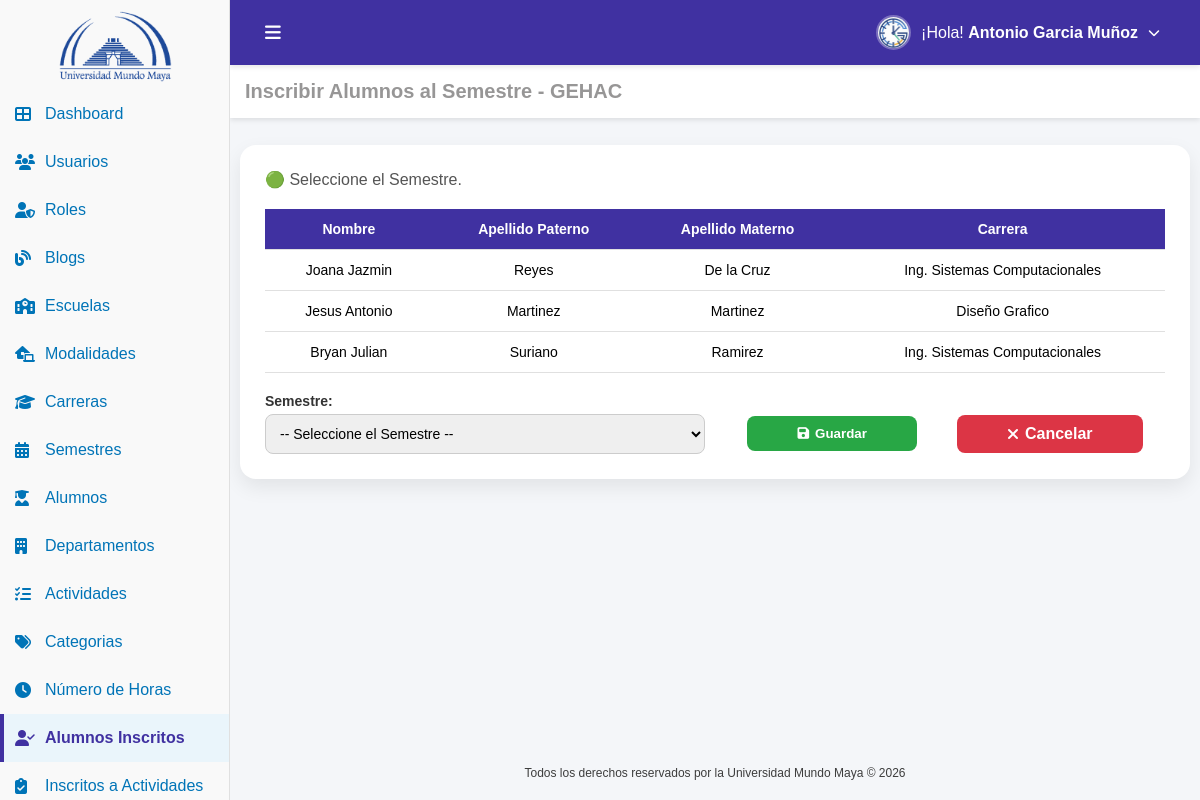
The page /alumnos_inscritos_crear.php (signed in) on the database its author committed.
### tables this page shows
CREATE TABLE IF NOT EXISTS `usuario` (
  `id_usuario` int NOT NULL AUTO_INCREMENT,
  `nombre` varchar(100) NOT NULL,
  `nombre_s` varchar(100) DEFAULT NULL,
  `apellido_p` varchar(100) DEFAULT NULL,
  `apellido_m` varchar(100) DEFAULT NULL,
  `matricula` varchar(100) DEFAULT NULL,
  `estado` tinyint(1) NOT NULL DEFAULT '1',
  `correo` varchar(100) NOT NULL,
  `password` varchar(100) NOT NULL,
  `id_carrera` int DEFAULT NULL,
  `id_modalidad` int DEFAULT NULL,
  `id_rol` int DEFAULT NULL,
  `fecha_registro` datetime DEFAULT CURRENT_TIMESTAMP,
  PRIMARY KEY (`id_usuario`) USING BTREE,
  UNIQUE KEY `correo` (`correo`),
  KEY `fk_usuario_carrera` (`id_carrera`) USING BTREE,
  KEY `fk_usuario_modalidad` (`id_modalidad`) USING BTREE,
  KEY `fk_usuario_rol` (`id_rol`) USING BTREE,
  CONSTRAINT `fk_usuario_carrera` FOREIGN KEY (`id_carrera`) REFERENCES `carrera` (`id_carrera`),
  CONSTRAINT `fk_usuario_modalidad` FOREIGN KEY (`id_modalidad`) REFERENCES `modalidad` (`id_modalidad`),
  CONSTRAINT `fk_usuario_rol` FOREIGN KEY (`id_rol`) REFERENCES `rol` (`id_rol`)
);

CREATE TABLE IF NOT EXISTS `carrera` (
  `id_carrera` int NOT NULL AUTO_INCREMENT,
  `nombre` varchar(100) NOT NULL,
  `revoe` varchar(50) NOT NULL,
  `fecha_registro` datetime DEFAULT (now()),
  PRIMARY KEY (`id_carrera`)
);

### conf.php (called while the page is built, shortened)
<?php
function tiene_permiso($archivo_php, $accion = 'VER') {
    if (isset($_SESSION['permisos'][$archivo_php])) {
        return in_array($accion, $_SESSION['permisos'][$archivo_php]);
    }
    return false;
}

### auth.php (called while the page is built, shortened)
<?php
require_once('conf.php');
$id_usuario=$_SESSION['id_usuario'];
include('conexion.php');
$sql="
SELECT
u.nombre,
u.nombre_s,
u.apellido_p,
u.apellido_m,
u.correo,
u.id_rol,
u.id_carrera,
u.id_modalidad,
r.nombre AS rol
FROM usuario u
INNER JOIN rol r ON u.id_rol = r.id_rol
WHERE u.id_usuario=?
";
$stmt=$conn->prepare($sql);
$stmt->bind_param("i",$id_usuario);
$stmt->execute();
$result=$stmt->get_result();
if($result && $fila=$result->fetch_assoc()){
    $nombreCompleto=trim(
        $fila['nombre']." ".
        $fila['nombre_s']." ".
        $fila['apellido_p']." ".
        $fila['apellido_m']
    );
}else{
    $nombreCompleto="Usuario";
    $rol="Sin rol";
    $id_rol=0;
}
?>

### alumnos_inscritos_crear.php (the view, shortened to what this page needs)
<?php
include("auth.php");
include("conexion.php");
$sql="SELECT
            a.id_usuario,
            a.nombre,
            a.nombre_s,
            a.apellido_p,
            a.apellido_m,
            a.matricula,
            a.estado,
            c.nombre AS carrera,
            d.nombre AS modalidad
        FROM usuario a
        LEFT JOIN carrera c
            ON a.id_carrera=c.id_carrera
        LEFT JOIN modalidad d
            ON a.id_modalidad=d.id_modalidad
        WHERE a.id_rol=3
        AND a.estado=1
        ORDER BY a.id_usuario DESC";
$result=$conn->query($sql);
$usuarios=[];
if($result && $result->num_rows>0){
    while($fila=$result->fetch_assoc()){
        $usuarios[]=$fila;
    }
}
?>
<!DOCTYPE html>
<html lang="es">
<head>
    <link rel="stylesheet" href="css/alumnos_inscritos_crear.css">
    <link href="https://cdn.jsdelivr.net/npm/remixicon@4.5.0/fonts/remixicon.css" rel="stylesheet"/>
    <link rel="stylesheet" href="https://cdnjs.cloudflare.com/ajax/libs/font-awesome/6.5.0/css/all.min.css">
</head>
<body>
    <div class="sidebar" id="sidebar">
        <a href="dashboard.php" class="logo-link">
            <div class="logo-container">
                <img src="img/uni_4.png" alt="Logo UMMA" class="logo">
            </div>
        </a>
        <ul>
            <li>
                <a href="dashboard.php" >
                    <i class="fas fa-th-large" ></i>
                    <span> Dashboard</span>
                </a>
            </li>
            <?php if (tiene_permiso('usuarios.php', 'VER')): ?>
            <li>
                <a href="usuarios.php" >
                    <i class="fas fa-users" ></i>
                    <span>Usuarios</span>
                </a>
            </li>
            <?php endif; ?>
            <?php if (tiene_permiso('roles.php', 'VER')): ?>
            <li>
                <a href="roles.php">
                    <i class="fas fa-user-shield" ></i>
                    <span>Roles</span>
                </a>
            </li>
            <?php endif; ?>
            <?php if (tiene_permiso('blogs.php', 'VER')): ?>
            <li>
                <a href="blogs.php"  >
                    <i class="fas fa-blog" ></i>
                    <span>Blogs</span>
                </a>
            </li>
            <?php endif; ?>
            <?php if (tiene_permiso('escuelas.php', 'VER')): ?>
            <li>
                <a href="escuelas.php" >
                    <i class="fas fa-school"></i>
                    <span>Escuelas</span>
                </a>
            </li>
            <?php endif; ?>
            <?php if (tiene_permiso('modalidades.php', 'VER')): ?>
            <li>
                <a href="modalidades.php" >
                    <i class="fas fa-laptop-house"  ></i>
                    <span>Modalidades</span>
                </a>
            </li>
            <?php endif; ?>
            <?php if (tiene_permiso('carreras.php', 'VER')): ?>
            <li>
                <a href="carreras.php" >
                    <i class="fas fa-graduation-cap" ></i>
                    <span>Carreras</span>
                </a>
            </li>
            <?php endif; ?>
            <?php if (tiene_permiso('semestres.php', 'VER')): ?>
            <li>
                <a href="semestres.php" >
                    <i class="fas fa-calendar-alt" ></i>
                    <span>Semestres</span>
                </a>
            </li>
            <?php endif; ?>
            <?php if (tiene_permiso('alumnos.php', 'VER')): ?>
            <li>
                <a href="alumnos.php" >
                    <i class="fas fa-user-graduate" ></i>
                    <span>Alumnos</span>
                </a>
            </li>
            <?php endif; ?>
            <?php if (tiene_permiso('departamentos.php', 'VER')): ?>
            <li>
                <a href="departamentos.php" >
                    <i class="fas fa-building" ></i>
                    <span>Departamentos</span>
                </a>
            </li>
            <?php endif; ?>
            <?php if (tiene_permiso('actividades.php', 'VER')): ?>
            <li>
                <a href="actividades.php">
                    <i class="fas fa-tasks" ></i>
                    <span>Actividades</span>
                </a>
            </li>
            <?php endif; ?>
            <?php if (tiene_permiso('categorias.php', 'VER')): ?>
            <li>
                <a href="categorias.php"  >
                    <i class="fas fa-tags" ></i>
                    <span>Categorias</span>
                </a>
            </li>
            <?php endif; ?>
            <?php if (tiene_permiso('horas.php', 'VER')): ?>
            <li>
                <a href="horas.php" >
                    <i class="fas fa-clock" ></i>
                    <span>Número de Horas</span>
                </a>
            </li>
            <?php endif; ?>
            <?php if (tiene_permiso('alumnos_inscritos.php', 'VER')): ?>
            <li>
                <a href="alumnos_inscritos.php" class="active">
                    <i class="fas fa-user-check" style="color:#4031a1"></i>
                    <span>Alumnos Inscritos</span>
                </a>
            </li>
            <?php endif; ?>
            <?php if (tiene_permiso('inscritos_actividades.php', 'VER')): ?>
            <li>
                <a href="inscritos_actividades.php">
                    <i class="fas fa-clipboard-check"></i>
                    <span>Inscritos a Actividades</span>
                </a>
            </li>
            <?php endif; ?>
        </ul>
    </div>
    <main class="contenido">
        <header class="top-header">
            <div class="header-left">
                <button id="toggle-btn">
                    <i class="fas fa-bars"></i>
                </button>
            </div>
            <div class="header-right">
                <ul>
                    <li class="submenu">
                        <a href="#" class="submenu-toggle">
                            <img src="img/gehac.png" alt="Usuario" class="menu-avatar">
                            <span>¡Hola! <strong> <?php echo $nombreCompleto; ?></strong></span>
                            <i class="fas fa-chevron-down submenu-arrow"></i>
                        </a>
                    </li>
                </ul>
            </div>
        </header>
        <section class="dashboard-section">
            <div class="header-title">
                <h3>Inscribir Alumnos al Semestre - GEHAC</h3>
            </div>
        </section>
        <section class="content-wrapper">
            <div class="card">
                <div class="estado-section">
                        <p>
                            🟢 Seleccione el Semestre.
                        </p>
                            <table id="tablaAlumnos" class="estado-table">
                                <thead>
                                    <tr>
                                        <th>Nombre</th>
                                        <th>Apellido Paterno</th>
                                        <th>Apellido Materno</th>
                                        <th>Carrera</th>
                                    </tr>
                                </thead>
                                <tbody>
                                    <?php if(!empty($usuarios)): ?>
                                        <?php foreach($usuarios as $row): ?>
                                            <tr>
                                                <td>
                                                    <?= htmlspecialchars($row['nombre']) ?>
                                                    <?= !empty($row['nombre_s']) ? htmlspecialchars($row['nombre_s']) : '' ?>
                                                </td>
                                                <td><?= !empty($row['apellido_p']) ? htmlspecialchars($row['apellido_p']) : '' ?>
                                                </td>
                                                <td>
                                                    <?= !empty($row['apellido_m']) ? htmlspecialchars($row['apellido_m']) : '' ?>
                                                </td>
                                                <td>
                                                    <?= !empty($row['carrera']) ? htmlspecialchars($row['carrera']) : '' ?>
                                                </td>
                                            </tr>
                                        <?php endforeach; ?>
                                    <?php endif; ?>
                                </tbody>
                            </table>
                        <form action="" method="POST" enctype="multipart/form-data" class="form-producto">
                            <div class="form-group">
                                <label>Semestre:</label>
                                <select name="id_semestre" required>
                                    <option value="">-- Seleccione el Semestre --</option>
                                </select>
                            </div>
                            <div class="form-buttons">
                                <button type="submit" name="guardar">
                                    <i class="fas fa-save"></i> Guardar
                                </button>
                                <a href="alumnos_inscritos.php">
                                    <i class="fas fa-times"></i> Cancelar
                                </a>
                            </div>
                        </form>
                </div>
            </div>
        </section>
        <footer class="footer">
            <p class="copy">Todos los derechos reservados por la Universidad Mundo Maya © 2026</p>
        </footer>
    </main>
</body>
</html>

### css/alumnos_inscritos_crear.css (style rules this page uses)
* { margin:0; padding:0; box-sizing:border-box; }
body { font-family:Arial,sans-serif; display:flex; min-height:100vh; background:#f4f6f9; }
.sidebar { width:230px; height:100vh; position:fixed; background:#f9f9f9; color:#0074b7; padding-top:5px; overflow-y:auto; overflow-x:hidden; border-right:1px solid #e0e0e0; transition:.3s; z-index:1001; }
.logo-container { display:flex; justify-content:center; align-items:center; padding:5px 2px; }
.logo { width:120px; max-width:100%; height:auto; object-fit:contain; transition:.3s; }
.logo-link { display:block; text-decoration:none; color:inherit; }
.sidebar ul { list-style:none; }
.sidebar ul li { position:relative; }
.sidebar ul li a { display:flex; align-items:center; padding:15px; text-decoration:none; color:#0074b7; transition:.2s; }
.sidebar ul li a i { min-width:20px; margin-right:10px; color:#0074b7; }
.sidebar ul li a.active { background:#eaf5fb; color:#4031a1; font-weight:600; }
.sidebar ul li a.active::before { content:""; position:absolute; left:0; top:0; width:4px; height:100%; background:#4031a1; }
.contenido { margin-left:230px; padding-top:145px; padding-left:10px; padding-right:10px; flex:1; display:flex; flex-direction:column; min-height:100vh; transition:.3s; }
.top-header { display:flex; justify-content:space-between; align-items:center; height:65px; padding:0 25px; background:#4031a1; position:fixed; top:0; left:230px; right:0; z-index:1000; box-shadow:0 2px 5px rgba(0,0,0,.1); }
#toggle-btn { display:flex; align-items:center; justify-content:center; padding:10px; background:none; border:none; color:white; font-size:18px; cursor:pointer; transition:.3s; }
.header-left { display:flex; align-items:center; }
.header-right ul { list-style:none; }
.submenu { position:relative; }
.submenu-toggle { display:flex; align-items:center; gap:10px; padding:10px 15px; color:white; text-decoration:none; border-radius:8px; transition:.3s; }
.submenu-arrow { font-size:12px; transition:.3s; }
.menu-avatar { width:35px; height:35px; border-radius:50%; object-fit:cover; border:2px solid rgba(255,255,255,.3); transition:.3s; }
.dashboard-section { background:white; padding:15px; position:fixed; top:65px; left:230px; right:0; z-index:999; box-shadow:0 2px 5px rgba(0,0,0,.1); }
.header-title h3 { color:#797777c5; font-size:20px; }
.footer { margin-top:auto; padding:20px 30px; background:#f4f6f9; color:rgba(57,57,57,.98); font-size:12px; text-align:center; position:relative; z-index:1; }
.card { background: #fff; border-radius: 16px; padding: 25px; margin-bottom: 30px; box-shadow: 0 8px 20px rgba(0,0,0,0.08); transition: transform 0.2s, box-shadow 0.2s; }
.card p { font-size: 16px; margin-bottom: 20px; color: #555; }
.form-producto { display: grid; grid-template-columns: repeat(2, 1fr); gap: 20px; margin-top: 20px; }
.form-group { display: flex; flex-direction: column; }
.form-group label { font-weight: 600; margin-bottom: 5px; font-size: 14px; color: #333; }
.form-group input, .form-group select, .form-group textarea { padding: 10px; border-radius: 8px; border: 1px solid #ccc; font-size: 14px; transition: 0.2s; }
.form-buttons { display: flex; justify-content: center; align-items: center; gap: 40px; margin-top: 20px; }
.form-buttons button { display: inline-flex; align-items: center; gap: 6px; padding: 10px 50px; background: #28a745; color: #fff; font-weight: 600; border: none; border-radius: 8px; cursor: pointer; transition: background 0.2s, transform 0.2s; text-decoration: none; }
.form-buttons a { display: inline-flex; align-items: center; gap: 6px; padding: 10px 50px; background: #dc3545; color: #fff; font-weight: 600; border: none; border-radius: 8px; text-decoration: none; transition: background 0.2s, transform 0.2s; }

### alumnos_inscritos_crear.php (style rules this page uses)
.card .estado-table { width: 100%; border-collapse: collapse; table-layout: auto; font-size: 14px; }
.card .estado-table thead { background: #4031a1; color: #fff; }
.card .estado-table th, .card .estado-table td { padding: 12px 15px; text-align: center; border-bottom: 1px solid #e0e0e0; }

### rows shown on the page
usuario: nombreCompleto "Antonio Garcia Muñoz"
usuario: nombre "Joana", nombre_s "Jazmin", apellido_p "Reyes", apellido_m "De la Cruz", id_carrera.nombre "Ing. Sistemas Computacionales"
usuario: nombre "Jesus", nombre_s "Antonio", apellido_p "Martinez", apellido_m "Martinez", id_carrera.nombre "Diseño Grafico"
usuario: nombre "Bryan", nombre_s "Julian", apellido_p "Suriano", apellido_m "Ramirez", id_carrera.nombre "Ing. Sistemas Computacionales"
